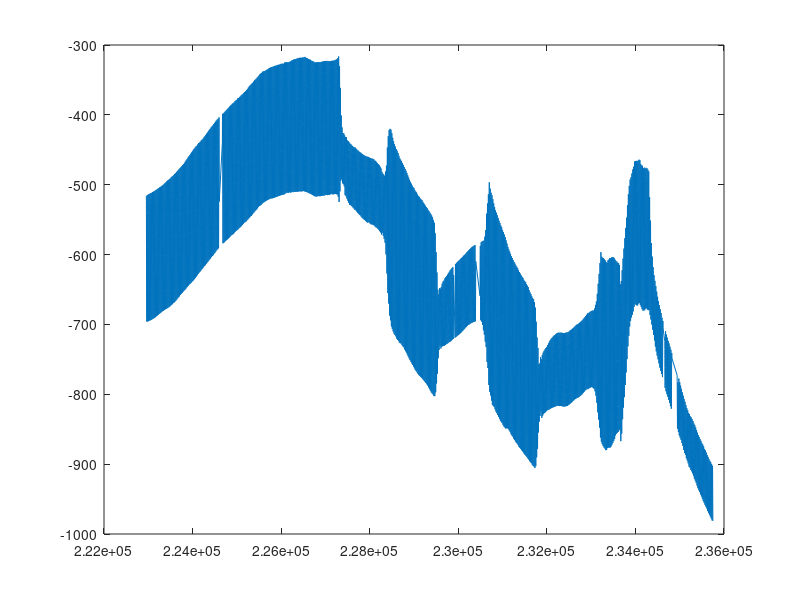

MATLAB code for this plot: (Note: this script raises an error after producing the figure.)
%% load EMG data

clear; clc; 
load("dataset1.mat");

%% plot data

figure(1);
plot(esp_timestamp ./ 1000, channel_data(:,3));

%% create 50 Hz notch filter

notch_freq = 50;
Wo = notch_freq/(sampling_rate/2);  
Q = 20; % ratio of notch freq to bandwidth
BW = Wo/Q;

notchFilter = designNotchPeakIIR(FilterOrder=2, CenterFrequency=Wo, Response='notch', SystemObject=true);
dfv = dsp.DynamicFilterVisualizer(NormalizedFrequency=true,YLimits=[-60, 20]);
dfv(notchFilter)

%% offline filtering


for i = 1:num_channels
    x_bandpass = bandpass(x,[20 500],sampling_rate);
    x_notch = filter(b, a, x_bandpass);
end
